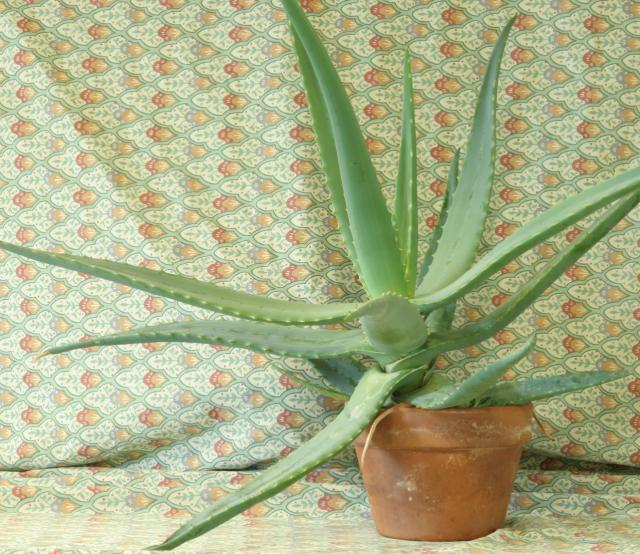
#> input picture images/aloeL.jpg, 640 x 554 px, given in place of lung_CT.png, which was not available
$ python canny.py
#> lines starting #> are read from the running program, lines starting #| are printed output that depends on the picture; pictures that were not available may be replaced by others from this repository, and a replacement may not be noted
import cv2
import numpy as np

filepath = "../images/statue_small.jpg"
filepath = "/Users/wangxiaomin/Downloads/论文及源程序/rice.png"
filepath = "/Users/wangxiaomin/Downloads/论文及源程序/lung_CT.png"
img = cv2.imread(filepath, 0)
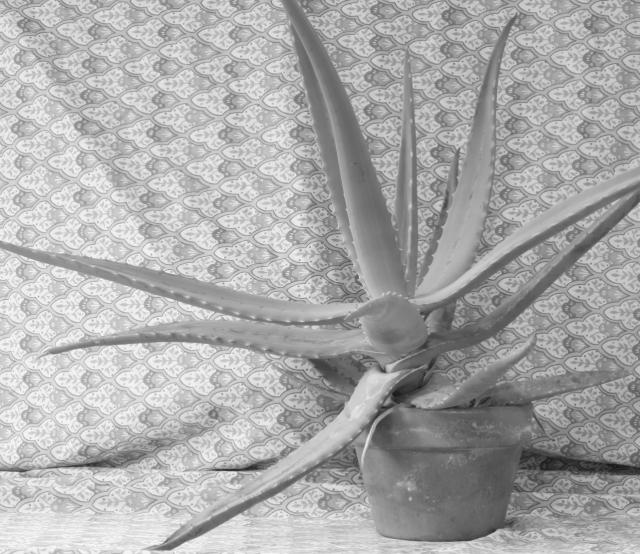
#> img: shape (554, 640); min 22, max 255, mean 170.3
cv2.imwrite("canny2.jpg", cv2.Canny(img, 200, 300))
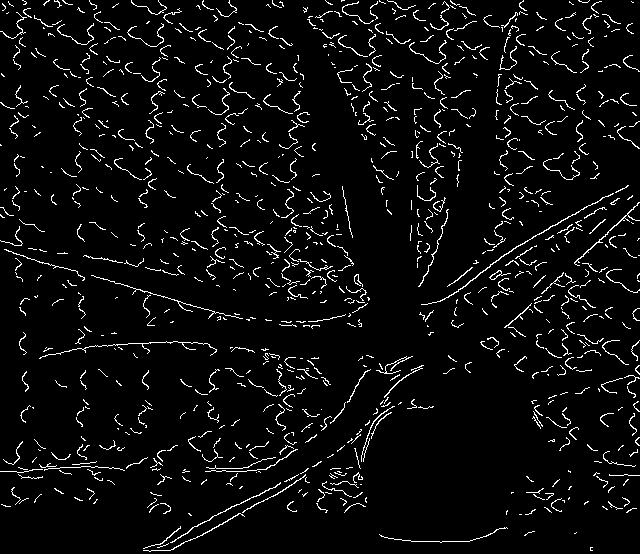
#> saved as canny2.jpg: shape (554, 640); 5% white in thin lines or dots
# cv2.imshow("canny", cv2.imread("canny2.jpg"))
cv2.waitKey()
cv2.destroyAllWindows()

$ run again, on images/aloeR.jpg
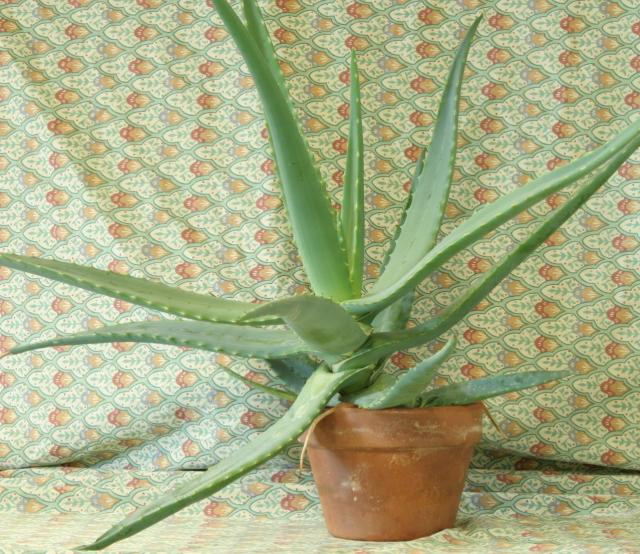
#> input picture images/aloeR.jpg, 640 x 554 px, given in place of lung_CT.png, which was not available
#> `img = cv2.imread(filepath, 0)`:
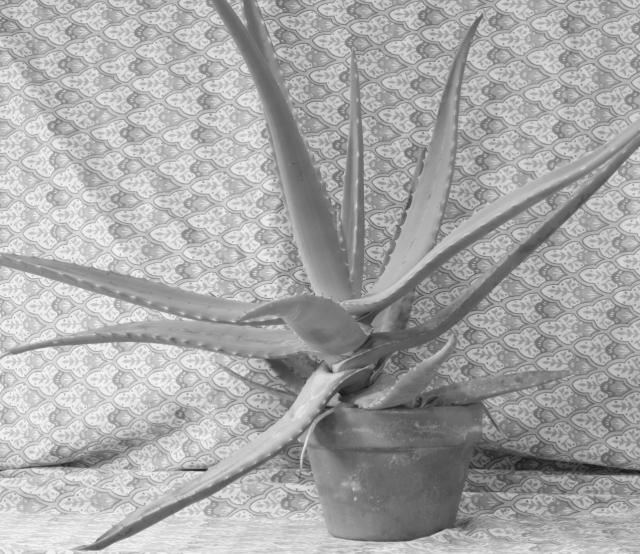
#> img: shape (554, 640); min 21, max 255, mean 167.3
#> `cv2.imwrite("canny2.jpg", cv2.Canny(img, 200, 300))`:
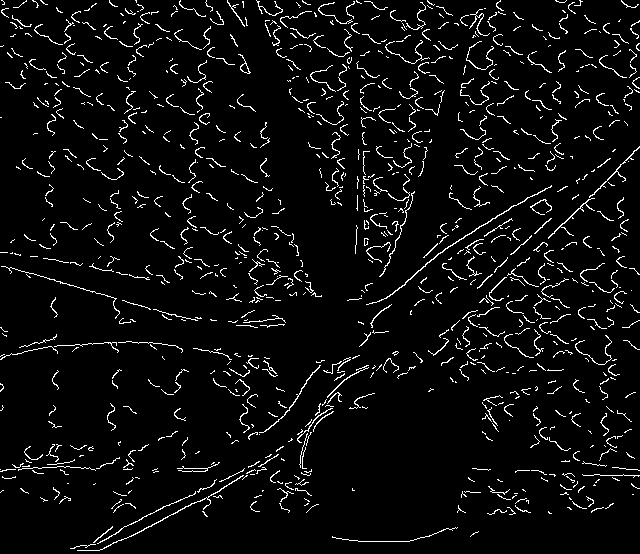
#> saved as canny2.jpg: shape (554, 640); 5.1% white in thin lines or dots
